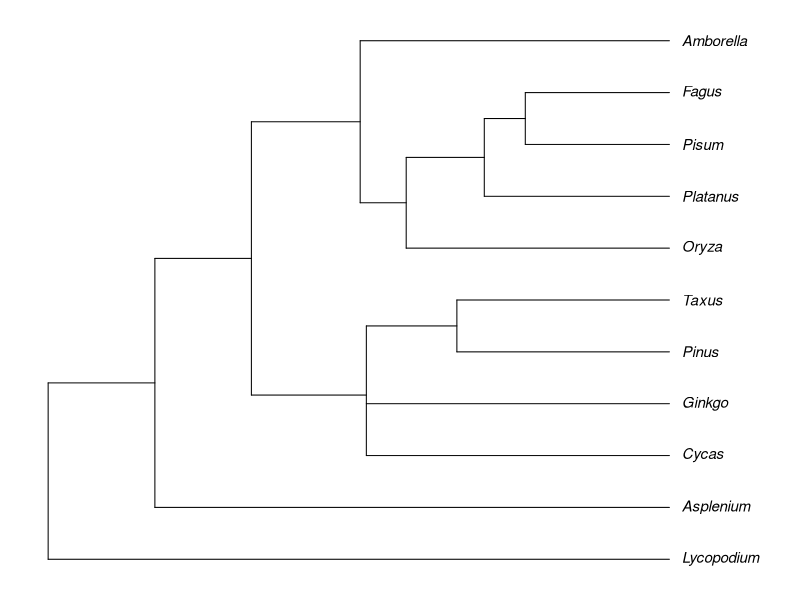
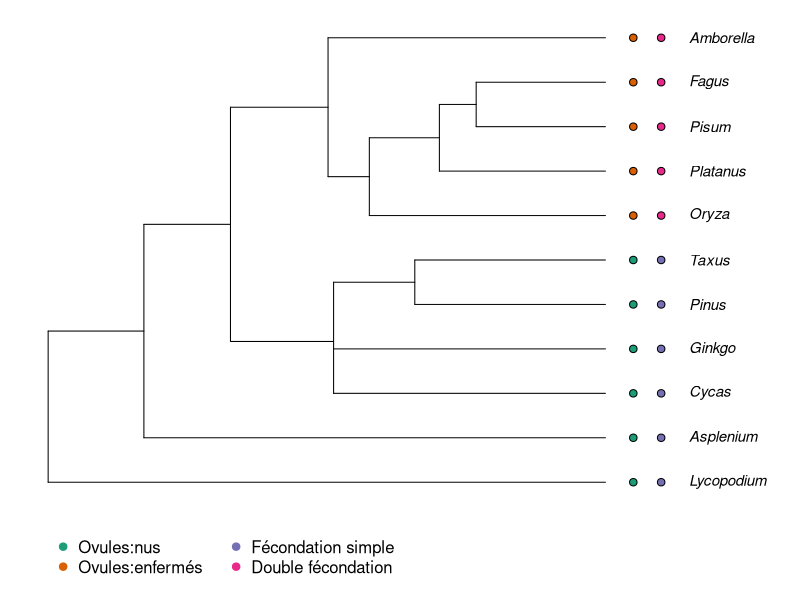

The R source for these figures, in order:
## ---- chunk 1
require(ape)
landplants.newick <- "(Marchantia:0.033817,(Lycopodium:0.040281,((Equisetum:0.048533,Osmunda:0.033640,Asplenium:0.036526):0.011806,(((Cycas:0.009460,Zamia:0.018847):0.005021,Ginkgo:0.014702,((Pinus:0.021500,(Podocarpac:0.015649,Taxus:0.021081):0.006473):0.002448,(Ephedra:0.029965,(Welwitsch:0.011298,Gnetum:0.014165):0.006883):0.016663):0.006309):0.010855,(Nymphaea:0.016835,(Saururus:0.019902,Chloranth:0.020151,((Araceae:0.020003,(Palmae:0.006005,Oryza:0.031555):0.002933):0.007654,Acorus:0.038488):0.007844,(Calycanth:0.013524,Lauraceae:0.035902):0.004656,((Magnolia:0.015119,Drimys:0.010172):0.005117,(Ranunculus:0.029027,(Nelumbo:0.006180,Platanus:0.002347):0.003958,(Buxaceae:0.013294,(Pisum:0.035675,(Fagus:0.009848,Carya:0.008236):0.001459):0.001994,(Ericaceae:0.019136,Solanaceae:0.041396):0.002619):0.004803):0.006457):0.002918):0.007348,Austrobail:0.019265,Amborella:0.019263):0.013527):0.011625):0.012469):0.019372);"
landplants.tree <- read.tree(text=landplants.newick)
species.to.keep <- c("Lycopodium","Asplenium","Cycas","Ginkgo","Pinus",
"Taxus","Amborella","Oryza","Platanus","Pisum","Fagus")
species.to.exclude <- landplants.tree$tip.label[!(landplants.tree$tip.label %in%
species.to.keep)]
reduced.landplants.tree <- drop.tip(landplants.tree,species.to.exclude)
reduced.landplants.chronos <- chronos(reduced.landplants.tree,quiet=TRUE)
op <- par(mar=c(1,1,1,1))
plot(reduced.landplants.chronos, label.offset=0.02, cex=0.9)
par(op)
## ---- chunk 2
require(RColorBrewer)
enclosed.ovules <- as.factor(c("no","no","no","no","no","no","yes","yes","yes","yes","yes"))
double.fertilization <- as.factor(c("no","no","no","no","no","no","yes","yes","yes","yes","yes"))
ColorPalette1 <- brewer.pal(n = 4, name = "Dark2")
op <- par(mar=c(5,1,1,1))
plot(reduced.landplants.chronos, label.offset=0.15, cex=0.9)
tiplabels(pch=21,bg=ColorPalette1[1:2][enclosed.ovules],col="black",cex=1,adj=0.55)
tiplabels(pch=21,bg=ColorPalette1[3:4][double.fertilization],col="black",cex=1,adj=0.6)
par(xpd=TRUE)
legend(0,0,legend=c("Ovules:nus","Ovules:enfermés","Fécondation simple","Double fécondation"),col=ColorPalette1,pch=20,bty="n",cex=1,pt.cex=1.5,ncol=2)
par(op) #réinitialiser les paramètres graphiques par défaut
## ---- chunk 3
fisher.test(matrix(c(5,0,0,6),ncol=2))
## ---- chunk 4
library(kableExtra)
tabl <- matrix(c(1,0,0,17),nrow=2)
rownames(tabl) <- c("Changement dans le trait 1","Pas de changement dans le trait 1")
colnames(tabl) <- c("Changement dans le trait 2","Pas de changement dans le trait 2")
tabl %>%
kable() %>%
kable_styling(bootstrap_options = "striped", full_width = F, position = "left") %>%
column_spec(1, bold = TRUE)
## ---- chunk 5
fisher.test(matrix(c(1,0,0,17),ncol=2))
